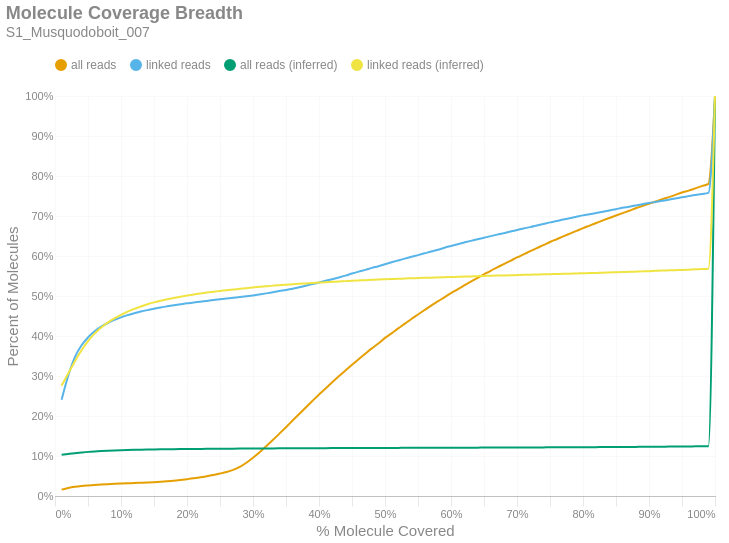

Notebook code cell kept with this figure:
### Markdown cell above
### Molecule Read Coverage
This chart shows molecule coverage breadth as computed by the number of bases aligned to that molecule. In other words, "*how much of each unique long molecule is actually sequenced/aligned?*" Keep in mind there is a distinction between sequences and alignments, since some sequences belonging to a particular molecule may not align well and wouldn't appear in the alignment data. This chart also shows molecule coverage breadth as computed by the *inferred fragment* from which the aligned sequences originate. Unlike read coverage, this calculation takes into account the total insert size, including unsequenced gaps between the forward and reverse reads. Like the previous figures, these are cumulative percents.

### Code cell
if SKIPLR:
    print_html(f"Skipped")
else:
    binned_df = consolidated_hist(valids['coverage_bp'], mask, 0.01, True)
    binned_df_inf = consolidated_hist(valids['coverage_inserts'], mask, 0.01, True)
    binned_df = binned_df.with_columns(pl.lit(binned_df_inf['all reads (cumsum)']).alias('all reads (inferred)'))
    binned_df = binned_df.with_columns(pl.lit(binned_df_inf['linked reads (cumsum)']).alias('linked reads (inferred)'))
    binned_df = binned_df.with_columns(
        (pl.col('bin').cast(pl.Float64) + 0.01).alias('right_edge')
    )

    with SafeRender(binned_df):
        (
            density_plot(binned_df, 'Molecule Coverage Breadth', samplename, 'molcov', ['all reads (inferred)','linked reads (inferred)'])
            .encode(
                #x=alt.X('bin:Q', title="% Molecule Covered").axis(format = '%').scale(padding=0),
                x=alt.X('right_edge:Q', title="% Molecule Covered").axis(format='%').scale(padding=0),
                y=alt.Y('value:Q', title='Percent of Molecules')
                    .axis(format='%')
                    .stack(False)
                    .scale(domainMin=0, padding=0),
                color=alt.Color("key:N").scale(domain = ["all reads", "linked reads", "all reads (inferred)", "linked reads (inferred)"]),
                tooltip = [
                    alt.Tooltip("key:N", title = "Data Type"),
                    alt.Tooltip("range_label:N", title="% Molecule Covered"),
                    alt.Tooltip("value:Q", format = ".2%", title="% Molecules")
                ]
            )
        ).display()

### Figure 1 — Vega-Lite specification as saved in the notebook (floating-point values rounded to 4 significant figures)
{"width": "container", "height": 400, "config": {"title": {"anchor": "start", "dy": -15, "fontSize": 18, "color": "#888888", "subtitleColor": "#888888", "subtitleFontSize": 14}, "arc": {"fill": "#0072B2"}, "axis": {"domainColor": "#888888", "domainWidth": 0.5, "gridWidth": 0.2, "grid": false, "titleFontWeight": 400, "titleFontSize": 15, "labelFontSize": 11, "labelColor": "#888888", "tickColor": "#888888", "tickWidth": 0.2, "titleColor": "#888888"}, "axisBand": {"grid": false}, "axisX": {"grid": true, "tickSize": 10, "domainCap": "round"}, "axisY": {"domain": false, "grid": true, "tickSize": 0, "domainCap": "round"}, "background": "transparent", "header": {"labelFontSize": 15, "labelColor": "#888888", "titleFontSize": 15, "titleFontWeight": 600, "titleColor": "#888888"}, "legend": {"labelFont": "sans-serif", "labelFontSize": 12, "labelColor": "#888888", "symbolSize": 100, "symbolType": "circle", "titleFontSize": 12, "titlePadding": 10, "titleColor": "#888888", "title": null, "orient": "top"}, "range": {"category": ["#E69F00", "#56B4E9", "#009E73", "#F0E442", "#0072B2", "#D55E00", "#CC79A7", "#000000"], "diverging": ["#cfe8f3", "#a2d4ec", "#73bfe2", "#46abdb", "#1696d2", "#12719e"]}, "area": {"fill": "#0072B2", "fillOpacity": 0.7, "line": true, "strokeOpacity": 0.7}, "line": {"color": "#0072B2", "stroke": "#0072B2", "strokeWidth": 2}, "trail": {"color": "#0072B2", "stroke": "#0072B2", "strokeWidth": 0, "size": 1}, "point": {"filled": true, "fillOpacity": 1.0, "size": 95}, "text": {"color": "#888888", "fontSize": 11, "align": "right", "fontWeight": 400, "size": 11}, "bar": {"fill": "#0072B2", "stroke": null}, "view": {"stroke": null, "continuousWidth": 660, "continuousHeight": 400}}, "data": {"name": "data-915af96af87bedbe5520ef8704074df1"}, "mark": {"type": "line", "interpolate": "monotone", "point": {"opacity": 0, "size": 275}}, "encoding": {"color": {"field": "key", "scale": {"domain": ["all reads", "linked reads", "all reads (inferred)", "linked reads (inferred)"]}, "type": "nominal"}, "tooltip": [{"field": "key", "title": "Data Type", "type": "nominal"}, {"field": "range_label", "title": "% Molecule Covered", "type": "nominal"}, {"field": "value", "format": ".2%", "title": "% Molecules", "type": "quantitative"}], "x": {"axis": {"format": "%"}, "field": "right_edge", "scale": {"padding": 0}, "title": "% Molecule Covered", "type": "quantitative"}, "y": {"axis": {"format": "%"}, "field": "value", "scale": {"domainMin": 0, "padding": 0}, "stack": false, "title": "Percent of Molecules", "type": "quantitative"}}, "params": [{"name": "param_c36ac31b6afebe62", "select": {"type": "point", "fields": ["key"]}, "bind": "legend"}], "title": {"text": "Molecule Coverage Breadth", "subtitle": "S1_Musquodoboit_007"}, "transform": [{"fold": ["all reads (cumsum)", "linked reads (cumsum)", "all reads (inferred)", "linked reads (inferred)"]}, {"calculate": "replace(datum.key, ' (cumsum)', '')", "as": "key"}, {"filter": {"param": "param_c36ac31b6afebe62"}}], "usermeta": {"embedOptions": {"downloadFileName": "S1_Musquodoboit_007.molcov"}}, "$schema": "https://vega.github.io/schema/vega-lite/v6.1.0.json", "datasets": {"data-915af96af87bedbe5520ef8704074df1": [{"bin": "0.0", "interval": "0.0-0.01", "all reads": 0.01595, "linked reads": 0.2404, "all reads (cumsum)": 0.01595, "linked reads (cumsum)": 0.2404, "range_label": "0.0-0.01", "all reads (inferred)": 0.1032, "linked reads (inferred)": 0.2758, "right_edge": 0.01}, {"bin": "0.01", "interval": "0.01-0.02", "all reads": 0.00396, "linked reads": 0.0601, "all reads (cumsum)": 0.01991, "linked reads (cumsum)": 0.3005, "range_label": "0.01-0.02", "all reads (inferred)": 0.1051, "linked reads (inferred)": 0.306, "right_edge": 0.02}, {"bin": "0.02", "interval": "0.02-0.03", "all reads": 0.003038, "linked reads": 0.04619, "all reads (cumsum)": 0.02295, "linked reads (cumsum)": 0.3466, "range_label": "0.02-0.03", "all reads (inferred)": 0.107, "linked reads (inferred)": 0.3363, "right_edge": 0.03}, {"bin": "0.03", "interval": "0.03-0.04", "all reads": 0.002122, "linked reads": 0.02944, "all reads (cumsum)": 0.02507, "linked reads (cumsum)": 0.3761, "range_label": "0.03-0.04", "all reads (inferred)": 0.1087, "linked reads (inferred)": 0.3639, "right_edge": 0.04}, {"bin": "0.04", "interval": "0.04-0.05", "all reads": 0.001475, "linked reads": 0.02006, "all reads (cumsum)": 0.02654, "linked reads (cumsum)": 0.3962, "range_label": "0.04-0.05", "all reads (inferred)": 0.1103, "linked reads (inferred)": 0.3874, "right_edge": 0.05}, {"bin": "0.05", "interval": "0.05-0.06", "all reads": 0.001229, "linked reads": 0.01559, "all reads (cumsum)": 0.02777, "linked reads (cumsum)": 0.4117, "range_label": "0.05-0.06", "all reads (inferred)": 0.1115, "linked reads (inferred)": 0.406, "right_edge": 0.06}, {"bin": "0.06", "interval": "0.06-0.07", "all reads": 0.0009847, "linked reads": 0.01162, "all reads (cumsum)": 0.02876, "linked reads (cumsum)": 0.4234, "range_label": "0.06-0.07", "all reads (inferred)": 0.1125, "linked reads (inferred)": 0.4215, "right_edge": 0.07}, {"bin": "0.07", "interval": "0.07-0.08", "all reads": 0.0008316, "linked reads": 0.008943, "all reads (cumsum)": 0.02959, "linked reads (cumsum)": 0.4323, "range_label": "0.07-0.08", "all reads (inferred)": 0.1132, "linked reads (inferred)": 0.4336, "right_edge": 0.08}, {"bin": "0.08", "interval": "0.08-0.09", "all reads": 0.0007817, "linked reads": 0.007926, "all reads (cumsum)": 0.03037, "linked reads (cumsum)": 0.4402, "range_label": "0.08-0.09", "all reads (inferred)": 0.1139, "linked reads (inferred)": 0.4439, "right_edge": 0.09}, {"bin": "0.09", "interval": "0.09-0.1", "all reads": 0.0007317, "linked reads": 0.006341, "all reads (cumsum)": 0.0311, "linked reads (cumsum)": 0.4466, "range_label": "0.09-0.1", "all reads (inferred)": 0.1144, "linked reads (inferred)": 0.4527, "right_edge": 0.1}, {"bin": "0.1", "interval": "0.1-0.11", "all reads": 0.0007083, "linked reads": 0.005548, "all reads (cumsum)": 0.03181, "linked reads (cumsum)": 0.4521, "range_label": "0.1-0.11", "all reads (inferred)": 0.1149, "linked reads (inferred)": 0.4609, "right_edge": 0.11}, {"bin": "0.11", "interval": "0.11-0.12", "all reads": 0.0006748, "linked reads": 0.004659, "all reads (cumsum)": 0.03249, "linked reads (cumsum)": 0.4568, "range_label": "0.11-0.12", "all reads (inferred)": 0.1153, "linked reads (inferred)": 0.4678, "right_edge": 0.12}, {"bin": "0.12", "interval": "0.12-0.13", "all reads": 0.0007052, "linked reads": 0.004306, "all reads (cumsum)": 0.03319, "linked reads (cumsum)": 0.4611, "range_label": "0.12-0.13", "all reads (inferred)": 0.1157, "linked reads (inferred)": 0.4739, "right_edge": 0.13}, {"bin": "0.13", "interval": "0.13-0.14", "all reads": 0.0007102, "linked reads": 0.003652, "all reads (cumsum)": 0.0339, "linked reads (cumsum)": 0.4647, "range_label": "0.13-0.14", "all reads (inferred)": 0.1161, "linked reads (inferred)": 0.4792, "right_edge": 0.14}, {"bin": "0.14", "interval": "0.14-0.15", "all reads": 0.0007791, "linked reads": 0.00331, "all reads (cumsum)": 0.03468, "linked reads (cumsum)": 0.4681, "range_label": "0.14-0.15", "all reads (inferred)": 0.1164, "linked reads (inferred)": 0.484, "right_edge": 0.15}, {"bin": "0.15", "interval": "0.15-0.16", "all reads": 0.0009562, "linked reads": 0.003385, "all reads (cumsum)": 0.03564, "linked reads (cumsum)": 0.4714, "range_label": "0.15-0.16", "all reads (inferred)": 0.1166, "linked reads (inferred)": 0.4881, "right_edge": 0.16}, {"bin": "0.16", "interval": "0.16-0.17", "all reads": 0.001193, "linked reads": 0.002678, "all reads (cumsum)": 0.03683, "linked reads (cumsum)": 0.4741, "range_label": "0.16-0.17", "all reads (inferred)": 0.1168, "linked reads (inferred)": 0.4918, "right_edge": 0.17}, {"bin": "0.17", "interval": "0.17-0.18", "all reads": 0.001483, "linked reads": 0.002538, "all reads (cumsum)": 0.03831, "linked reads (cumsum)": 0.4767, "range_label": "0.17-0.18", "all reads (inferred)": 0.1171, "linked reads (inferred)": 0.4952, "right_edge": 0.18}, {"bin": "0.18", "interval": "0.18-0.19", "all reads": 0.001754, "linked reads": 0.002463, "all reads (cumsum)": 0.04007, "linked reads (cumsum)": 0.4791, "range_label": "0.18-0.19", "all reads (inferred)": 0.1172, "linked reads (inferred)": 0.4983, "right_edge": 0.19}, {"bin": "0.19", "interval": "0.19-0.2", "all reads": 0.002026, "linked reads": 0.002506, "all reads (cumsum)": 0.04209, "linked reads (cumsum)": 0.4816, "range_label": "0.19-0.2", "all reads (inferred)": 0.1174, "linked reads (inferred)": 0.5011, "right_edge": 0.2}, {"bin": "0.2", "interval": "0.2-0.21", "all reads": 0.002199, "linked reads": 0.001917, "all reads (cumsum)": 0.04429, "linked reads (cumsum)": 0.4835, "range_label": "0.2-0.21", "all reads (inferred)": 0.1176, "linked reads (inferred)": 0.5037, "right_edge": 0.21}, {"bin": "0.21", "interval": "0.21-0.22", "all reads": 0.002576, "linked reads": 0.002121, "all reads (cumsum)": 0.04687, "linked reads (cumsum)": 0.4857, "range_label": "0.21-0.22", "all reads (inferred)": 0.1178, "linked reads (inferred)": 0.5064, "right_edge": 0.22}, {"bin": "0.22", "interval": "0.22-0.23", "all reads": 0.002712, "linked reads": 0.002046, "all reads (cumsum)": 0.04958, "linked reads (cumsum)": 0.4877, "range_label": "0.22-0.23", "all reads (inferred)": 0.1179, "linked reads (inferred)": 0.5088, "right_edge": 0.23}, {"bin": "0.23", "interval": "0.23-0.24", "all reads": 0.003039, "linked reads": 0.002142, "all reads (cumsum)": 0.05262, "linked reads (cumsum)": 0.4898, "range_label": "0.23-0.24", "all reads (inferred)": 0.118, "linked reads (inferred)": 0.5107, "right_edge": 0.24}, {"bin": "0.24", "interval": "0.24-0.25", "all reads": 0.003394, "linked reads": 0.001853, "all reads (cumsum)": 0.05601, "linked reads (cumsum)": 0.4917, "range_label": "0.24-0.25", "all reads (inferred)": 0.1182, "linked reads (inferred)": 0.5126, "right_edge": 0.25}, {"bin": "0.25", "interval": "0.25-0.26", "all reads": 0.003903, "linked reads": 0.001896, "all reads (cumsum)": 0.05992, "linked reads (cumsum)": 0.4936, "range_label": "0.25-0.26", "all reads (inferred)": 0.1183, "linked reads (inferred)": 0.5145, "right_edge": 0.26}, {"bin": "0.26", "interval": "0.26-0.27", "all reads": 0.005302, "linked reads": 0.001939, "all reads (cumsum)": 0.06522, "linked reads (cumsum)": 0.4955, "range_label": "0.26-0.27", "all reads (inferred)": 0.1184, "linked reads (inferred)": 0.5163, "right_edge": 0.27}, {"bin": "0.27", "interval": "0.27-0.28", "all reads": 0.007576, "linked reads": 0.001778, "all reads (cumsum)": 0.07279, "linked reads (cumsum)": 0.4973, "range_label": "0.27-0.28", "all reads (inferred)": 0.1185, "linked reads (inferred)": 0.5178, "right_edge": 0.28}, {"bin": "0.28", "interval": "0.28-0.29", "all reads": 0.01039, "linked reads": 0.002014, "all reads (cumsum)": 0.08319, "linked reads (cumsum)": 0.4993, "range_label": "0.28-0.29", "all reads (inferred)": 0.1186, "linked reads (inferred)": 0.5195, "right_edge": 0.29}, {"bin": "0.29", "interval": "0.29-0.3", "all reads": 0.01244, "linked reads": 0.002206, "all reads (cumsum)": 0.09563, "linked reads (cumsum)": 0.5015, "range_label": "0.29-0.3", "all reads (inferred)": 0.1187, "linked reads (inferred)": 0.5213, "right_edge": 0.3}, {"bin": "0.3", "interval": "0.3-0.31", "all reads": 0.01381, "linked reads": 0.002474, "all reads (cumsum)": 0.1094, "linked reads (cumsum)": 0.504, "range_label": "0.3-0.31", "all reads (inferred)": 0.1188, "linked reads (inferred)": 0.523, "right_edge": 0.31}, {"bin": "0.31", "interval": "0.31-0.32", "all reads": 0.01481, "linked reads": 0.002581, "all reads (cumsum)": 0.1242, "linked reads (cumsum)": 0.5066, "range_label": "0.31-0.32", "all reads (inferred)": 0.1189, "linked reads (inferred)": 0.5243, "right_edge": 0.32}, {"bin": "0.32", "interval": "0.32-0.33", "all reads": 0.01559, "linked reads": 0.002892, "all reads (cumsum)": 0.1398, "linked reads (cumsum)": 0.5095, "range_label": "0.32-0.33", "all reads (inferred)": 0.119, "linked reads (inferred)": 0.5259, "right_edge": 0.33}, {"bin": "0.33", "interval": "0.33-0.34", "all reads": 0.01603, "linked reads": 0.002988, "all reads (cumsum)": 0.1559, "linked reads (cumsum)": 0.5125, "range_label": "0.33-0.34", "all reads (inferred)": 0.1191, "linked reads (inferred)": 0.5272, "right_edge": 0.34}, {"bin": "0.34", "interval": "0.34-0.35", "all reads": 0.01623, "linked reads": 0.002635, "all reads (cumsum)": 0.1721, "linked reads (cumsum)": 0.5151, "range_label": "0.34-0.35", "all reads (inferred)": 0.1192, "linked reads (inferred)": 0.5283, "right_edge": 0.35}, {"bin": "0.35", "interval": "0.35-0.36", "all reads": 0.01647, "linked reads": 0.003031, "all reads (cumsum)": 0.1886, "linked reads (cumsum)": 0.5181, "range_label": "0.35-0.36", "all reads (inferred)": 0.1193, "linked reads (inferred)": 0.5294, "right_edge": 0.36}, {"bin": "0.36", "interval": "0.36-0.37", "all reads": 0.01642, "linked reads": 0.003556, "all reads (cumsum)": 0.205, "linked reads (cumsum)": 0.5217, "range_label": "0.36-0.37", "all reads (inferred)": 0.1194, "linked reads (inferred)": 0.5305, "right_edge": 0.37}, {"bin": "0.37", "interval": "0.37-0.38", "all reads": 0.01636, "linked reads": 0.004145, "all reads (cumsum)": 0.2213, "linked reads (cumsum)": 0.5258, "range_label": "0.37-0.38", "all reads (inferred)": 0.1194, "linked reads (inferred)": 0.5316, "right_edge": 0.38}, {"bin": "0.38", "interval": "0.38-0.39", "all reads": 0.01616, "linked reads": 0.003802, "all reads (cumsum)": 0.2375, "linked reads (cumsum)": 0.5296, "range_label": "0.38-0.39", "all reads (inferred)": 0.1195, "linked reads (inferred)": 0.5326, "right_edge": 0.39}, {"bin": "0.39", "interval": "0.39-0.4", "all reads": 0.01605, "linked reads": 0.003963, "all reads (cumsum)": 0.2536, "linked reads (cumsum)": 0.5336, "range_label": "0.39-0.4", "all reads (inferred)": 0.1196, "linked reads (inferred)": 0.5335, "right_edge": 0.4}, {"bin": "0.4", "interval": "0.4-0.41", "all reads": 0.01524, "linked reads": 0.004295, "all reads (cumsum)": 0.2688, "linked reads (cumsum)": 0.5379, "range_label": "0.4-0.41", "all reads (inferred)": 0.1196, "linked reads (inferred)": 0.5346, "right_edge": 0.41}, {"bin": "0.41", "interval": "0.41-0.42", "all reads": 0.01537, "linked reads": 0.004199, "all reads (cumsum)": 0.2842, "linked reads (cumsum)": 0.5421, "range_label": "0.41-0.42", "all reads (inferred)": 0.1197, "linked reads (inferred)": 0.5354, "right_edge": 0.42}, {"bin": "0.42", "interval": "0.42-0.43", "all reads": 0.01508, "linked reads": 0.004381, "all reads (cumsum)": 0.2992, "linked reads (cumsum)": 0.5465, "range_label": "0.42-0.43", "all reads (inferred)": 0.1198, "linked reads (inferred)": 0.5363, "right_edge": 0.43}, {"bin": "0.43", "interval": "0.43-0.44", "all reads": 0.01431, "linked reads": 0.004477, "all reads (cumsum)": 0.3136, "linked reads (cumsum)": 0.551, "range_label": "0.43-0.44", "all reads (inferred)": 0.1198, "linked reads (inferred)": 0.5372, "right_edge": 0.44}, {"bin": "0.44", "interval": "0.44-0.45", "all reads": 0.01443, "linked reads": 0.00512, "all reads (cumsum)": 0.328, "linked reads (cumsum)": 0.5561, "range_label": "0.44-0.45", "all reads (inferred)": 0.1199, "linked reads (inferred)": 0.5382, "right_edge": 0.45}, {"bin": "0.45", "interval": "0.45-0.46", "all reads": 0.01388, "linked reads": 0.00482, "all reads (cumsum)": 0.3419, "linked reads (cumsum)": 0.5609, "range_label": "0.45-0.46", "all reads (inferred)": 0.12, "linked reads (inferred)": 0.539, "right_edge": 0.46}, {"bin": "0.46", "interval": "0.46-0.47", "all reads": 0.01367, "linked reads": 0.004477, "all reads (cumsum)": 0.3555, "linked reads (cumsum)": 0.5654, "range_label": "0.46-0.47", "all reads (inferred)": 0.12, "linked reads (inferred)": 0.5397, "right_edge": 0.47}, {"bin": "0.47", "interval": "0.47-0.48", "all reads": 0.01353, "linked reads": 0.004863, "all reads (cumsum)": 0.3691, "linked reads (cumsum)": 0.5702, "range_label": "0.47-0.48", "all reads (inferred)": 0.1201, "linked reads (inferred)": 0.5404, "right_edge": 0.48}, {"bin": "0.48", "interval": "0.48-0.49", "all reads": 0.0124, "linked reads": 0.004338, "all reads (cumsum)": 0.3815, "linked reads (cumsum)": 0.5746, "range_label": "0.48-0.49", "all reads (inferred)": 0.1202, "linked reads (inferred)": 0.5411, "right_edge": 0.49}, {"bin": "0.49", "interval": "0.49-0.5", "all reads": 0.01374, "linked reads": 0.00498, "all reads (cumsum)": 0.3952, "linked reads (cumsum)": 0.5795, "range_label": "0.49-0.5", "all reads (inferred)": 0.1202, "linked reads (inferred)": 0.5418, "right_edge": 0.5}, {"bin": "0.5", "interval": "0.5-0.51", "all reads": 0.01143, "linked reads": 0.00483, "all reads (cumsum)": 0.4066, "linked reads (cumsum)": 0.5844, "range_label": "0.5-0.51", "all reads (inferred)": 0.1203, "linked reads (inferred)": 0.5424, "right_edge": 0.51}, {"bin": "0.51", "interval": "0.51-0.52", "all reads": 0.01253, "linked reads": 0.004584, "all reads (cumsum)": 0.4192, "linked reads (cumsum)": 0.589, "range_label": "0.51-0.52", "all reads (inferred)": 0.1203, "linked reads (inferred)": 0.543, "right_edge": 0.52}, {"bin": "0.52", "interval": "0.52-0.53", "all reads": 0.01164, "linked reads": 0.004488, "all reads (cumsum)": 0.4308, "linked reads (cumsum)": 0.5934, "range_label": "0.52-0.53", "all reads (inferred)": 0.1204, "linked reads (inferred)": 0.5438, "right_edge": 0.53}, {"bin": "0.53", "interval": "0.53-0.54", "all reads": 0.01181, "linked reads": 0.00452, "all reads (cumsum)": 0.4426, "linked reads (cumsum)": 0.598, "range_label": "0.53-0.54", "all reads (inferred)": 0.1204, "linked reads (inferred)": 0.5443, "right_edge": 0.54}, {"bin": "0.54", "interval": "0.54-0.55", "all reads": 0.01125, "linked reads": 0.004274, "all reads (cumsum)": 0.4539, "linked reads (cumsum)": 0.6022, "range_label": "0.54-0.55", "all reads (inferred)": 0.1205, "linked reads (inferred)": 0.5449, "right_edge": 0.55}, {"bin": "0.55", "interval": "0.55-0.56", "all reads": 0.01121, "linked reads": 0.004509, "all reads (cumsum)": 0.4651, "linked reads (cumsum)": 0.6068, "range_label": "0.55-0.56", "all reads (inferred)": 0.1205, "linked reads (inferred)": 0.5454, "right_edge": 0.56}, {"bin": "0.56", "interval": "0.56-0.57", "all reads": 0.01094, "linked reads": 0.004541, "all reads (cumsum)": 0.476, "linked reads (cumsum)": 0.6113, "range_label": "0.56-0.57", "all reads (inferred)": 0.1206, "linked reads (inferred)": 0.5459, "right_edge": 0.57}, {"bin": "0.57", "interval": "0.57-0.58", "all reads": 0.01036, "linked reads": 0.004199, "all reads (cumsum)": 0.4864, "linked reads (cumsum)": 0.6155, "range_label": "0.57-0.58", "all reads (inferred)": 0.1206, "linked reads (inferred)": 0.5464, "right_edge": 0.58}, {"bin": "0.58", "interval": "0.58-0.59", "all reads": 0.0104, "linked reads": 0.005173, "all reads (cumsum)": 0.4968, "linked reads (cumsum)": 0.6207, "range_label": "0.58-0.59", "all reads (inferred)": 0.1207, "linked reads (inferred)": 0.547, "right_edge": 0.59}, {"bin": "0.59", "interval": "0.59-0.6", "all reads": 0.01025, "linked reads": 0.004541, "all reads (cumsum)": 0.507, "linked reads (cumsum)": 0.6252, "range_label": "0.59-0.6", "all reads (inferred)": 0.1207, "linked reads (inferred)": 0.5475, "right_edge": 0.6}, {"bin": "0.6", "interval": "0.6-0.61", "all reads": 0.009595, "linked reads": 0.004359, "all reads (cumsum)": 0.5166, "linked reads (cumsum)": 0.6296, "range_label": "0.6-0.61", "all reads (inferred)": 0.1208, "linked reads (inferred)": 0.548, "right_edge": 0.61}, {"bin": "0.61", "interval": "0.61-0.62", "all reads": 0.009807, "linked reads": 0.004199, "all reads (cumsum)": 0.5264, "linked reads (cumsum)": 0.6338, "range_label": "0.61-0.62", "all reads (inferred)": 0.1208, "linked reads (inferred)": 0.5485, "right_edge": 0.62}, {"bin": "0.62", "interval": "0.62-0.63", "all reads": 0.009441, "linked reads": 0.004091, "all reads (cumsum)": 0.5359, "linked reads (cumsum)": 0.6379, "range_label": "0.62-0.63", "all reads (inferred)": 0.1209, "linked reads (inferred)": 0.549, "right_edge": 0.63}, {"bin": "0.63", "interval": "0.63-0.64", "all reads": 0.009114, "linked reads": 0.003834, "all reads (cumsum)": 0.545, "linked reads (cumsum)": 0.6417, "range_label": "0.63-0.64", "all reads (inferred)": 0.1209, "linked reads (inferred)": 0.5497, "right_edge": 0.64}, {"bin": "0.64", "interval": "0.64-0.65", "all reads": 0.008985, "linked reads": 0.003995, "all reads (cumsum)": 0.554, "linked reads (cumsum)": 0.6457, "range_label": "0.64-0.65", "all reads (inferred)": 0.121, "linked reads (inferred)": 0.5501, "right_edge": 0.65}, {"bin": "0.65", "interval": "0.65-0.66", "all reads": 0.009123, "linked reads": 0.004016, "all reads (cumsum)": 0.5631, "linked reads (cumsum)": 0.6497, "range_label": "0.65-0.66", "all reads (inferred)": 0.1211, "linked reads (inferred)": 0.5506, "right_edge": 0.66}, {"bin": "0.66", "interval": "0.66-0.67", "all reads": 0.008461, "linked reads": 0.003792, "all reads (cumsum)": 0.5716, "linked reads (cumsum)": 0.6535, "range_label": "0.66-0.67", "all reads (inferred)": 0.1211, "linked reads (inferred)": 0.5511, "right_edge": 0.67}, {"bin": "0.67", "interval": "0.67-0.68", "all reads": 0.008402, "linked reads": 0.003534, "all reads (cumsum)": 0.58, "linked reads (cumsum)": 0.657, "range_label": "0.67-0.68", "all reads (inferred)": 0.1212, "linked reads (inferred)": 0.5514, "right_edge": 0.68}, {"bin": "0.68", "interval": "0.68-0.69", "all reads": 0.008077, "linked reads": 0.004006, "all reads (cumsum)": 0.588, "linked reads (cumsum)": 0.661, "range_label": "0.68-0.69", "all reads (inferred)": 0.1212, "linked reads (inferred)": 0.5518, "right_edge": 0.69}, {"bin": "0.69", "interval": "0.69-0.7", "all reads": 0.008383, "linked reads": 0.004059, "all reads (cumsum)": 0.5964, "linked reads (cumsum)": 0.6651, "range_label": "0.69-0.7", "all reads (inferred)": 0.1213, "linked reads (inferred)": 0.5524, "right_edge": 0.7}, {"bin": "0.7", "interval": "0.7-0.71", "all reads": 0.007855, "linked reads": 0.003695, "all reads (cumsum)": 0.6043, "linked reads (cumsum)": 0.6688, "range_label": "0.7-0.71", "all reads (inferred)": 0.1214, "linked reads (inferred)": 0.5529, "right_edge": 0.71}, {"bin": "0.71", "interval": "0.71-0.72", "all reads": 0.00774, "linked reads": 0.003438, "all reads (cumsum)": 0.612, "linked reads (cumsum)": 0.6722, "range_label": "0.71-0.72", "all reads (inferred)": 0.1214, "linked reads (inferred)": 0.5534, "right_edge": 0.72}, {"bin": "0.72", "interval": "0.72-0.73", "all reads": 0.007776, "linked reads": 0.003941, "all reads (cumsum)": 0.6198, "linked reads (cumsum)": 0.6762, "range_label": "0.72-0.73", "all reads (inferred)": 0.1215, "linked reads (inferred)": 0.5537, "right_edge": 0.73}, {"bin": "0.73", "interval": "0.73-0.74", "all reads": 0.007432, "linked reads": 0.003952, "all reads (cumsum)": 0.6272, "linked reads (cumsum)": 0.6801, "range_label": "0.73-0.74", "all reads (inferred)": 0.1216, "linked reads (inferred)": 0.5541, "right_edge": 0.74}, {"bin": "0.74", "interval": "0.74-0.75", "all reads": 0.007688, "linked reads": 0.003941, "all reads (cumsum)": 0.6349, "linked reads (cumsum)": 0.6841, "range_label": "0.74-0.75", "all reads (inferred)": 0.1216, "linked reads (inferred)": 0.5545, "right_edge": 0.75}, {"bin": "0.75", "interval": "0.75-0.76", "all reads": 0.00705, "linked reads": 0.00331, "all reads (cumsum)": 0.642, "linked reads (cumsum)": 0.6874, "range_label": "0.75-0.76", "all reads (inferred)": 0.1217, "linked reads (inferred)": 0.555, "right_edge": 0.76}, {"bin": "0.76", "interval": "0.76-0.77", "all reads": 0.00706, "linked reads": 0.003695, "all reads (cumsum)": 0.649, "linked reads (cumsum)": 0.6911, "range_label": "0.76-0.77", "all reads (inferred)": 0.1218, "linked reads (inferred)": 0.5555, "right_edge": 0.77}, {"bin": "0.77", "interval": "0.77-0.78", "all reads": 0.006845, "linked reads": 0.003449, "all reads (cumsum)": 0.6559, "linked reads (cumsum)": 0.6945, "range_label": "0.77-0.78", "all reads (inferred)": 0.1218, "linked reads (inferred)": 0.5559, "right_edge": 0.78}, {"bin": "0.78", "interval": "0.78-0.79", "all reads": 0.006787, "linked reads": 0.003481, "all reads (cumsum)": 0.6627, "linked reads (cumsum)": 0.698, "range_label": "0.78-0.79", "all reads (inferred)": 0.1219, "linked reads (inferred)": 0.5564, "right_edge": 0.79}, {"bin": "0.79", "interval": "0.79-0.8", "all reads": 0.007111, "linked reads": 0.003534, "all reads (cumsum)": 0.6698, "linked reads (cumsum)": 0.7015, "range_label": "0.79-0.8", "all reads (inferred)": 0.122, "linked reads (inferred)": 0.5568, "right_edge": 0.8}, {"bin": "0.8", "interval": "0.8-0.81", "all reads": 0.006269, "linked reads": 0.00301, "all reads (cumsum)": 0.676, "linked reads (cumsum)": 0.7045, "range_label": "0.8-0.81", "all reads (inferred)": 0.1221, "linked reads (inferred)": 0.5572, "right_edge": 0.81}, {"bin": "0.81", "interval": "0.81-0.82", "all reads": 0.006442, "linked reads": 0.002903, "all reads (cumsum)": 0.6825, "linked reads (cumsum)": 0.7074, "range_label": "0.81-0.82", "all reads (inferred)": 0.1222, "linked reads (inferred)": 0.5578, "right_edge": 0.82}, {"bin": "0.82", "interval": "0.82-0.83", "all reads": 0.006459, "linked reads": 0.003063, "all reads (cumsum)": 0.6889, "linked reads (cumsum)": 0.7105, "range_label": "0.82-0.83", "all reads (inferred)": 0.1223, "linked reads (inferred)": 0.5584, "right_edge": 0.83}, {"bin": "0.83", "interval": "0.83-0.84", "all reads": 0.006203, "linked reads": 0.003363, "all reads (cumsum)": 0.6951, "linked reads (cumsum)": 0.7139, "range_label": "0.83-0.84", "all reads (inferred)": 0.1224, "linked reads (inferred)": 0.5589, "right_edge": 0.84}, {"bin": "0.84", "interval": "0.84-0.85", "all reads": 0.006108, "linked reads": 0.003245, "all reads (cumsum)": 0.7012, "linked reads (cumsum)": 0.7171, "range_label": "0.84-0.85", "all reads (inferred)": 0.1225, "linked reads (inferred)": 0.5595, "right_edge": 0.85}, {"bin": "0.85", "interval": "0.85-0.86", "all reads": 0.006002, "linked reads": 0.003385, "all reads (cumsum)": 0.7072, "linked reads (cumsum)": 0.7205, "range_label": "0.85-0.86", "all reads (inferred)": 0.1226, "linked reads (inferred)": 0.56, "right_edge": 0.86}, {"bin": "0.86", "interval": "0.86-0.87", "all reads": 0.005883, "linked reads": 0.002806, "all reads (cumsum)": 0.7131, "linked reads (cumsum)": 0.7233, "range_label": "0.86-0.87", "all reads (inferred)": 0.1227, "linked reads (inferred)": 0.5604, "right_edge": 0.87}, {"bin": "0.87", "interval": "0.87-0.88", "all reads": 0.006134, "linked reads": 0.003085, "all reads (cumsum)": 0.7193, "linked reads (cumsum)": 0.7264, "range_label": "0.87-0.88", "all reads (inferred)": 0.1228, "linked reads (inferred)": 0.5609, "right_edge": 0.88}, {"bin": "0.88", "interval": "0.88-0.89", "all reads": 0.005699, "linked reads": 0.003095, "all reads (cumsum)": 0.725, "linked reads (cumsum)": 0.7295, "range_label": "0.88-0.89", "all reads (inferred)": 0.1229, "linked reads (inferred)": 0.5616, "right_edge": 0.89}, {"bin": "0.89", "interval": "0.89-0.9", "all reads": 0.005768, "linked reads": 0.003063, "all reads (cumsum)": 0.7307, "linked reads (cumsum)": 0.7325, "range_label": "0.89-0.9", "all reads (inferred)": 0.123, "linked reads (inferred)": 0.5622, "right_edge": 0.9}, {"bin": "0.9", "interval": "0.9-0.91", "all reads": 0.005391, "linked reads": 0.002624, "all reads (cumsum)": 0.7361, "linked reads (cumsum)": 0.7352, "range_label": "0.9-0.91", "all reads (inferred)": 0.1232, "linked reads (inferred)": 0.5629, "right_edge": 0.91}, {"bin": "0.91", "interval": "0.91-0.92", "all reads": 0.005961, "linked reads": 0.002795, "all reads (cumsum)": 0.7421, "linked reads (cumsum)": 0.738, "range_label": "0.91-0.92", "all reads (inferred)": 0.1233, "linked reads (inferred)": 0.5635, "right_edge": 0.92}, {"bin": "0.92", "interval": "0.92-0.93", "all reads": 0.005147, "linked reads": 0.002881, "all reads (cumsum)": 0.7472, "linked reads (cumsum)": 0.7408, "range_label": "0.92-0.93", "all reads (inferred)": 0.1235, "linked reads (inferred)": 0.5641, "right_edge": 0.93}, {"bin": "0.93", "interval": "0.93-0.94", "all reads": 0.005525, "linked reads": 0.003117, "all reads (cumsum)": 0.7528, "linked reads (cumsum)": 0.744, "range_label": "0.93-0.94", "all reads (inferred)": 0.1236, "linked reads (inferred)": 0.5647, "right_edge": 0.94}, {"bin": "0.94", "interval": "0.94-0.95", "all reads": 0.005868, "linked reads": 0.002806, "all reads (cumsum)": 0.7586, "linked reads (cumsum)": 0.7468, "range_label": "0.94-0.95", "all reads (inferred)": 0.1238, "linked reads (inferred)": 0.5652, "right_edge": 0.95}, {"bin": "0.95", "interval": "0.95-0.96", "all reads": 0.004767, "linked reads": 0.002881, "all reads (cumsum)": 0.7634, "linked reads (cumsum)": 0.7497, "range_label": "0.95-0.96", "all reads (inferred)": 0.1239, "linked reads (inferred)": 0.5658, "right_edge": 0.96}, {"bin": "0.96", "interval": "0.96-0.97", "all reads": 0.005568, "linked reads": 0.002838, "all reads (cumsum)": 0.769, "linked reads (cumsum)": 0.7525, "range_label": "0.96-0.97", "all reads (inferred)": 0.1241, "linked reads (inferred)": 0.5666, "right_edge": 0.97}, {"bin": "0.97", "interval": "0.97-0.98", "all reads": 0.005744, "linked reads": 0.002442, "all reads (cumsum)": 0.7747, "linked reads (cumsum)": 0.7549, "range_label": "0.97-0.98", "all reads (inferred)": 0.1243, "linked reads (inferred)": 0.5673, "right_edge": 0.98}, {"bin": "0.98", "interval": "0.98-0.99", "all reads": 0.005643, "linked reads": 0.002785, "all reads (cumsum)": 0.7803, "linked reads (cumsum)": 0.7577, "range_label": "0.98-0.99", "all reads (inferred)": 0.1245, "linked reads (inferred)": 0.5683, "right_edge": 0.99}, {"bin": "0.99", "interval": "0.99-1.0", "all reads": 0.2197, "linked reads": 0.2423, "all reads (cumsum)": 1.0, "linked reads (cumsum)": 1.0, "range_label": "0.99-1.0", "all reads (inferred)": 1.0, "linked reads (inferred)": 1.0, "right_edge": 1.0}]}}
